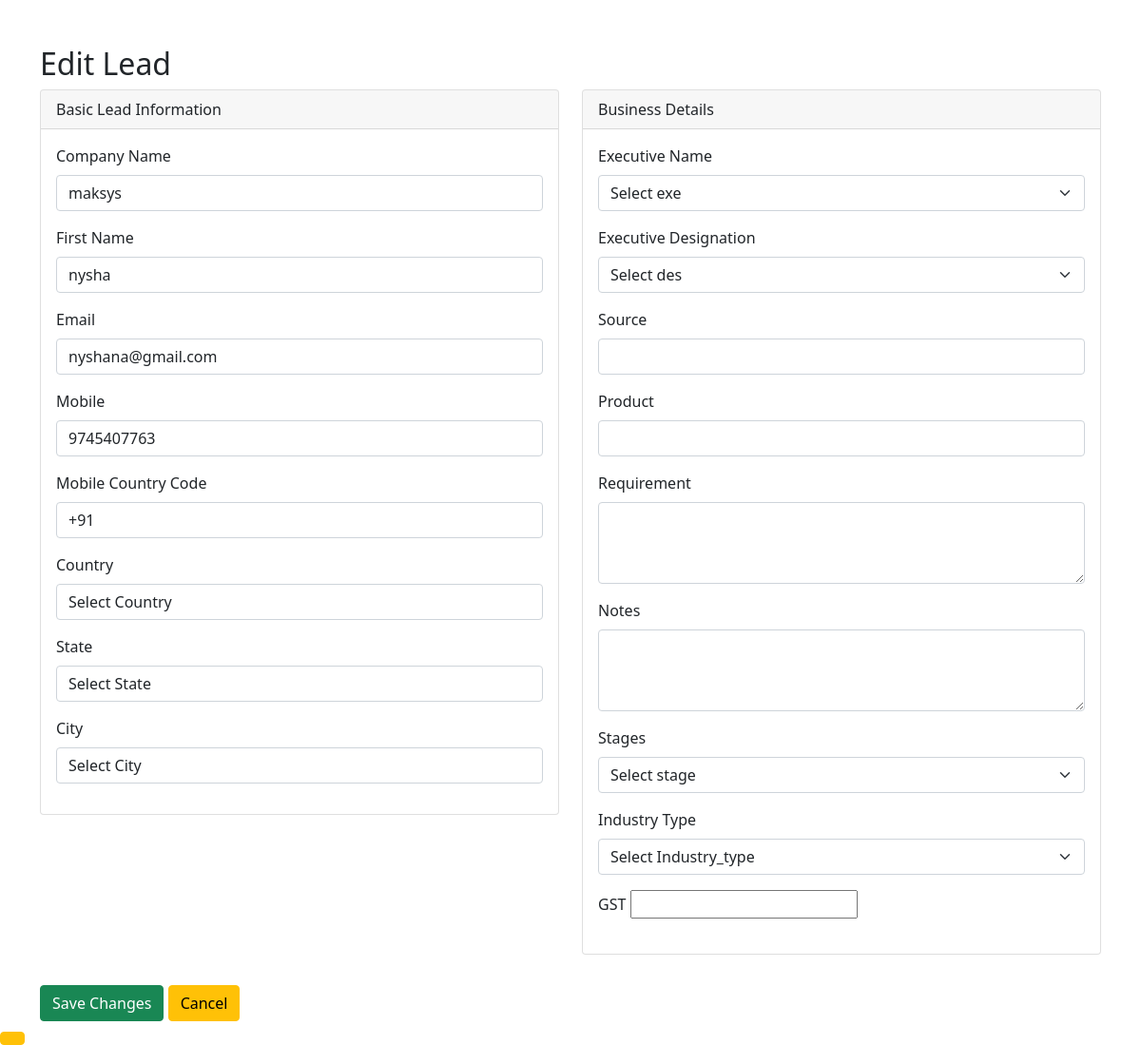
Page /lead/2/change on the committed database.
### crmapp/models.py (models this page shows, shortened)
class Lead(models.Model):
    company_name = models.CharField(max_length=100)
    first_name=models.CharField(max_length=100)
    email = models.CharField(max_length=100, blank=True, null=True)
    mobile = models.CharField(max_length=20)
    mobile_country_code = models.CharField(max_length=20)
    country = models.ForeignKey(Country, on_delete=models.CASCADE, blank=True, null=True)
    state = models.ForeignKey(State, on_delete=models.CASCADE, blank=True, null=True)
    city = models.ForeignKey(City, on_delete=models.CASCADE, blank=True, null=True)
    executive_name = models.CharField(max_length=40, blank=True, null=True)
    exe_designation = models.CharField(max_length=40, blank=True, null=True)
    source = models.CharField(max_length=40, blank=True, null=True)
    product = models.CharField(max_length=40, blank=True, null=True)
    requirement = models.CharField(max_length=250, blank=True, null=True)
    notes = models.CharField(max_length=250, blank=True, null=True)
    stages=models.ForeignKey(LeadStage,on_delete=models.CASCADE,blank=True, null=True)
    industry_type = models.CharField(max_length=40, blank=True, null=True)
    gst = models.CharField(max_length=40, blank=True, null=True)
    created_by = models.ForeignKey(settings.AUTH_USER_MODEL, on_delete=models.CASCADE, related_name='leads',blank=True, null=True)
    created_at = models.DateTimeField(default=timezone.now, blank=True, null=True)

### crmapp/views.py (the view, shortened to what this page needs)
# urls.py: path('lead/<int:pk>/change', views.LeadEditView.as_view(), name='lead_edit'),
class LeadEditView(UpdateView):
    model = Lead
    form_class = LeadChangeForm
    template_name = "leadedit.html"
    success_url = reverse_lazy("list")

### crmapp/templates/leadedit.html (shortened to what this page needs)
<!DOCTYPE html>
<html lang="en">
<head>
    <link href="https://cdn.jsdelivr.net/npm/bootstrap@5.0.2/dist/css/bootstrap.min.css" rel="stylesheet">
</head>
<body>
    <div class="container mt-5">
        <h2>Edit Lead</h2>
        <form method="post">
            <div class="row">
                <div class="col-md-6">
                    <div class="card mb-4">
                        <div class="card-header">
                            Basic Lead Information
                        </div>
                        <div class="card-body">
                            <div class="mb-3">
                                <label for="id_company_name" class="form-label">Company Name</label>
                                {{ form.company_name }}
                            </div>
                            <div class="mb-3">
                                <label for="id_first_name" class="form-label">First Name</label>
                                {{ form.first_name }}
                            </div>
                            <div class="mb-3">
                                <label for="id_email" class="form-label">Email</label>
                                {{ form.email }}
                            </div>
                            <div class="mb-3">
                                <label for="id_mobile" class="form-label">Mobile</label>
                                {{ form.mobile }}
                            </div>
                            <div class="mb-3">
                                <label for="id_mobile_country_code" class="form-label">Mobile Country Code</label>
                                {{ form.mobile_country_code }}
                            </div>
                            <div class="mb-3">
                                <label for="id_country" class="form-label">Country</label>
                                {{ form.country }}
                            </div>
                            <div class="mb-3">
                                <label for="id_state" class="form-label">State</label>
                                {{ form.state }}
                            </div>
                            <div class="mb-3">
                                <label for="id_city" class="form-label">City</label>
                                {{ form.city }}
                            </div>
                        </div>
                    </div>
                </div>
                <div class="col-md-6">
                    <div class="card mb-4">
                        <div class="card-header">
                            Business Details
                        </div>
                        <div class="card-body">
                            <div class="mb-3">
                                <label for="id_executive_name" class="form-label">Executive Name</label>
                                {{ form.executive_name }}
                            </div>
                            <div class="mb-3">
                                <label for="id_exe_designation" class="form-label">Executive Designation</label>
                                {{ form.exe_designation }}
                            </div>
                            <div class="mb-3">
                                <label for="id_source" class="form-label">Source</label>
                                {{ form.source }}
                            </div>
                            <div class="mb-3">
                                <label for="id_product" class="form-label">Product</label>
                                {{ form.product }}
                            </div>
                            <div class="mb-3">
                                <label for="id_requirement" class="form-label">Requirement</label>
                                {{ form.requirement }}
                            </div>
                            <div class="mb-3">
                                <label for="id_notes" class="form-label">Notes</label>
                                {{ form.notes }}
                            </div>
                            <div class="mb-3">
                                <label for="id_stages" class="form-label">Stages</label>
                                {{ form.stages }}
                            </div>
                            <div class="mb-3">
                                <label for="id_industry_type" class="form-label">Industry Type</label>
                                {{ form.industry_type }}
                            </div>
                            <div class="mb-3">
                                <label for="id_gst" class="form-label">GST</label>
                                {{ form.gst }}
                            </div>
                        </div>
                    </div>
                </div>
            </div>
            <button type="submit" class="btn btn-success mt-2">Save Changes</button>
            <a href="{%url 'list'%}" type="" class="btn btn-warning mt-2">Cancel</button>
        </form>
    </div>
</body>
</html>

### rows in the picture
Lead: company_name "maksys", first_name "nysha", email "nyshana@gmail.com", mobile "9745407763", mobile_country_code "+91", country "Select Country", state "Select State", city "Select City", executive_name "Select exe", exe_designation "Select des", stages "Select stage", industry_type "Select Industry_type"
